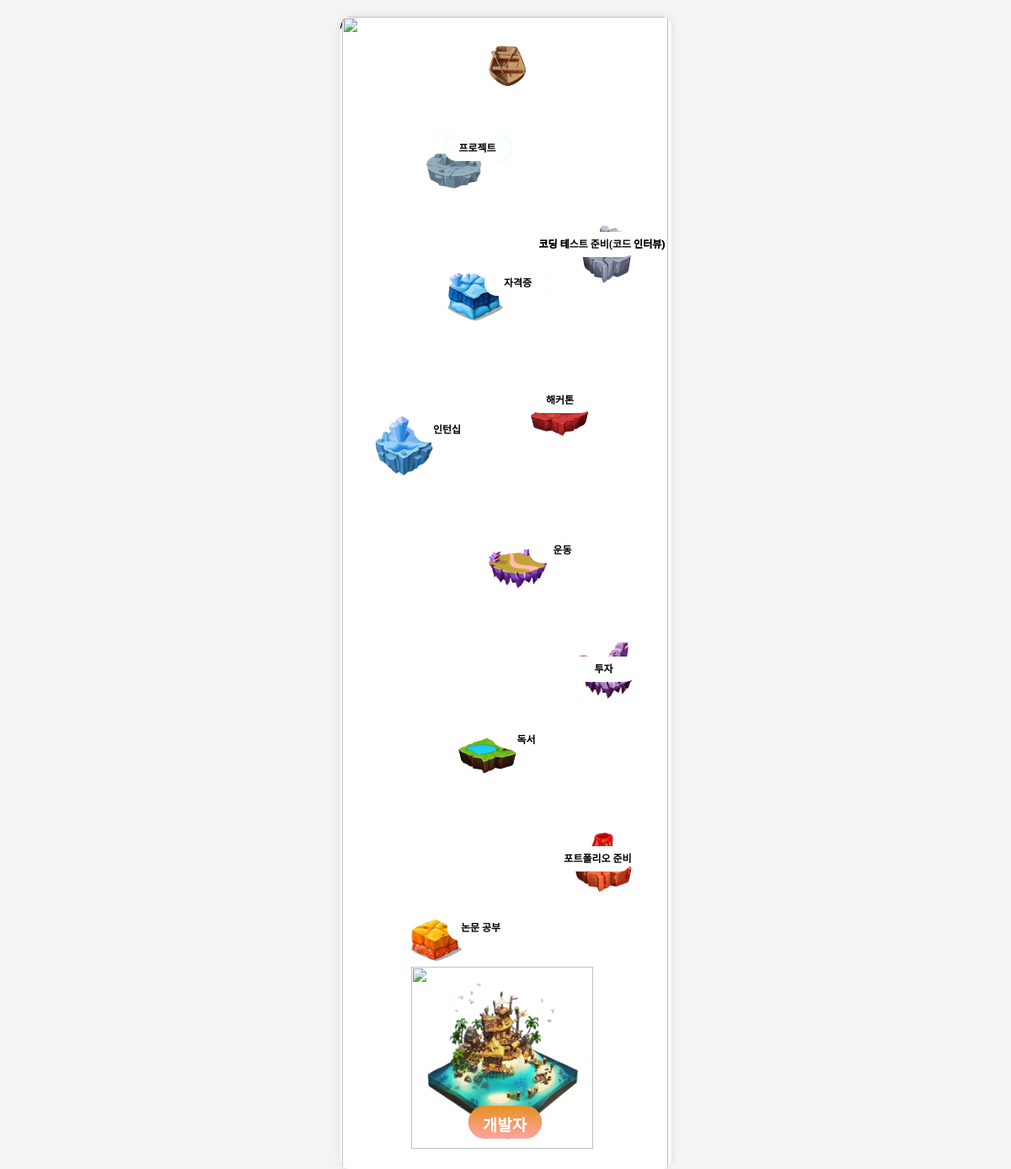
Before: /api/home/ with the older database file.
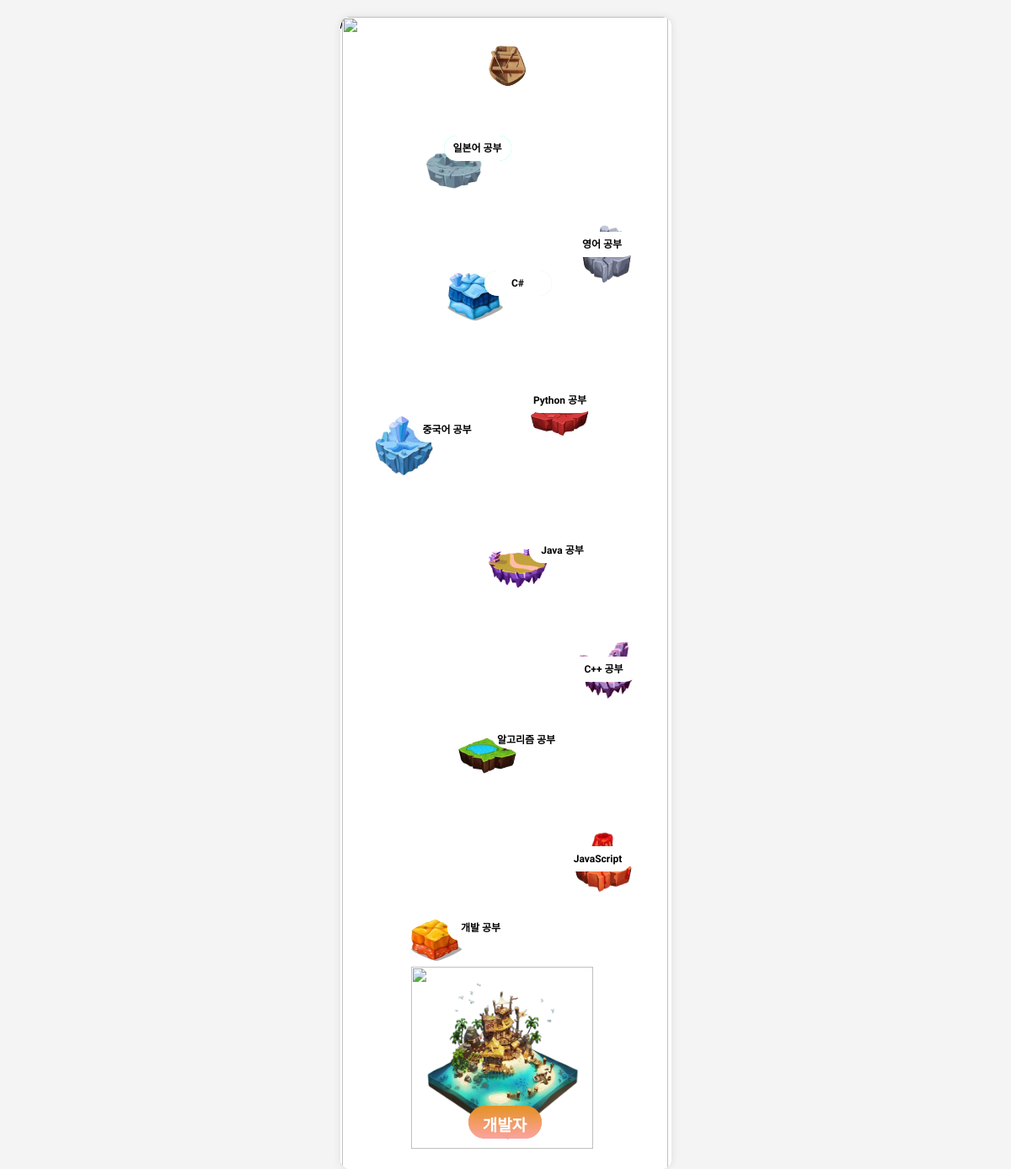
After: the same page with the newer database file.
### core/models.py (models this page shows, shortened)
class Islands(models.Model):
    name = models.CharField(max_length=100)
    description = models.TextField()
    is_selected = models.BooleanField(default=False)  # 사용자가 선택한 섬인지 여부
    is_completed = models.BooleanField(default=False)  # 섬의 전역 상태로 완료 여부 관리

### core/views.py (the view)
# urls.py: path('home/', views.home, name='home'),  # 홈 화면 URL 추가
def home(request):
    user = Users.objects.get(username="akaraka")
    dream = user.dream
    islands = Islands.objects.filter(is_selected=True)[:10]
    return render(request, 'home.html', {
        "dream": dream,
        "island1": islands[0].name,
        "island2": islands[1].name,
        "island3": islands[2].name,
        "island4": islands[3].name,
        "island5": islands[4].name,
        "island6": islands[5].name,
        "island7": islands[6].name,
        "island8": islands[7].name,
        "island9": islands[8].name,
        "island10": islands[9].name })

### core/templates/home.html (shortened to what the changed rows need)
{% load static %}
<!DOCTYPE html>
<html>
    <head>
        <link rel="stylesheet" href="{% static 'css/styles.css' %}">
        <link rel="stylesheet" href="home_figma.css">
    </head>
    <body>
        <div class="wrapper">
            <div style="width: 393px; height: 1367px; position: relative; background: white">
                <div>
            <div>
                <div style="width: 26px; height: 26px; left: 123px; top: 141px; position: absolute">
                <div id="first" class="island_text">{{island1}}</div></div>
                <div style="width: 26px; height: 26px; left: 271px; top: 255px; position: absolute">
                <div class="island_text">{{island2}}</div></div>
                <div style="width: 26px; height: 26px; left: 87px; top: 475px; position: absolute">
                <div class="island_text">{{island3}}</div></div>
                <div style="width: 26px; height: 26px; left: 221px; top: 440px; position: absolute">
                <div class="island_text">{{island4}}</div></div>
                <div style="width: 26px; height: 26px; left: 224px; top: 618px; position: absolute">
                <div class="island_text">{{island5}}</div></div>
                <div style="width: 26px; height: 26px; left: 273px; top: 759px; position: absolute">
                <div class="island_text">{{island6}}</div></div>
                <div style="width: 26px; height: 26px; left: 184px; top: 846px; position: absolute">
                <div class="island_text" id="seventh_text">{{island7}}</div></div>
                <div style="width: 26px; height: 26px; left: 127px; top: 1066px; position: absolute">
                <div class="island_text">{{island8}}</div></div>
                <div style="width: 26px; height: 26px; left: 266px; top: 984px; position: absolute">
                <div class="island_text">{{island9}}</div></div>
                <div style="width: 26px; height: 26px; left: 171px; top: 301px; position: absolute">
                <div class="island_text">{{island10}}</div></div>
            </div> />
                </div>
        </div>
    </body>
    </head>
</html>

Changed rows visible on the page:
no longer on this page (row edited): Islands: name "프로젝트"
no longer on this page (row edited): Islands: name "코딩 테스트 준비(코드 인터뷰)"
no longer on this page (row edited): Islands: name "인턴십"
no longer on this page (row edited): Islands: name "해커톤"
no longer on this page (row edited): Islands: name "운동"
no longer on this page (row edited): Islands: name "투자"
no longer on this page (row edited): Islands: name "독서"
no longer on this page (row edited): Islands: name "논문 공부"
no longer on this page (row edited): Islands: name "포트폴리오 준비"
no longer on this page (row edited): Islands: name "자격증"
now on this page (row edited): Islands: name "일본어 공부"
now on this page (row edited): Islands: name "영어 공부"
now on this page (row edited): Islands: name "중국어 공부"
now on this page (row edited): Islands: name "Python 공부"
now on this page (row edited): Islands: name "Java 공부"
now on this page (row edited): Islands: name "C++ 공부"
now on this page (row edited): Islands: name "알고리즘 공부"
now on this page (row edited): Islands: name "개발 공부"
now on this page (row edited): Islands: name "JavaScript"
now on this page (row edited): Islands: name "C#"
